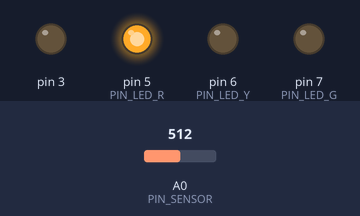
Bench run of a program on a simulated Arduino Uno, built with avr-gcc and run on an emulated ATmega328P. Parts: output pins drawn as LEDs (lit = HIGH). The test bench sets the inputs (shaded band); at power-on: A0 (PIN_SENSOR) = 512.

Above: at 1.2 s.
1.3 s: A0 (PIN_SENSOR) set to 418
2.8 s: A0 (PIN_SENSOR) set to 391
At 3.2 s:
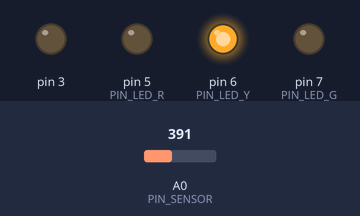
4.4 s: A0 (PIN_SENSOR) set to 214
5.9 s: A0 (PIN_SENSOR) set to 181
At 7.1 s:
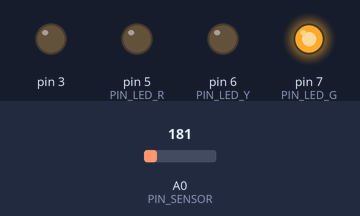
7.4 s: A0 (PIN_SENSOR) set to 210
At 8.3 s:
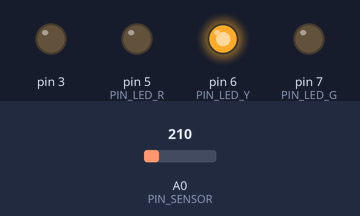
8.9 s: A0 (PIN_SENSOR) set to 190
At 9.5 s:
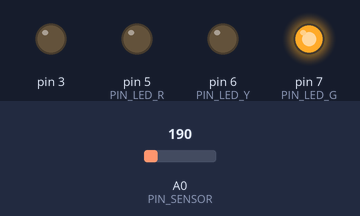
Timing chart, 0 to 11.4 s (numbered marks = the images above; inputs shaded):
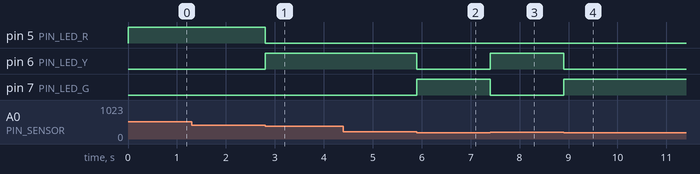

Measured:
- the behaviour switches between 400 and 399 on A0 (PIN_SENSOR) (found by bisection; images 0 and 1)
- the behaviour switches between 200 and 199 on A0 (PIN_SENSOR) (found by bisection; images 1 and 2)
- after the input at 1.3 s, every drawn part: stays the same
- after the input at 2.8 s, pin 5 (PIN_LED_R): HIGH → LOW at once; pin 6 (PIN_LED_Y): LOW → HIGH at once
- after the input at 4.4 s, every drawn part: stays the same
- after the input at 5.9 s, pin 6 (PIN_LED_Y): HIGH → LOW at once; pin 7 (PIN_LED_G): LOW → HIGH at once
- after the input at 7.4 s, pin 6 (PIN_LED_Y): LOW → HIGH at once; pin 7 (PIN_LED_G): HIGH → LOW at once
- after the input at 8.9 s, pin 6 (PIN_LED_Y): HIGH → LOW at once; pin 7 (PIN_LED_G): LOW → HIGH at once

The program:

main.cpp
```cpp
#include <Arduino.h>

#define PIN_SENSOR A0 // 압력센서가 연결된 핀
#define PIN_LED_R 5 // 빨간색 LED가 연결된 핀
#define PIN_LED_Y 6 // 노란색 LED가 연결된 핀
#define PIN_LED_G 7 // 초록색 LED가 연결된 핀

#define HAPTIC_WEAK 254/1.5
#define HAPTIC_STRONG 254/1.2

int step = 0; // 이전 압력 강도를 저장하는 변수

void doHaptic(int until) { // 햅틱을 생성하는 함수
  for(int i=0; i<until; i++) {
    analogWrite(3, i);
    delayMicroseconds(500);
  }
  analogWrite(3, 0);
}

void setup() {
  // GPIO 설정
  pinMode(PIN_LED_R, OUTPUT);
  pinMode(PIN_LED_G, OUTPUT);
  pinMode(PIN_LED_Y, OUTPUT);
}

void loop() {
  int sensorData = analogRead(PIN_SENSOR); // 압력 강도 측정

  if(sensorData < 200) { // 0단계(압력이 감지되지 않은 경우)
    // 초록색 LED ON
    digitalWrite(PIN_LED_G, HIGH);
    digitalWrite(PIN_LED_Y, LOW);
    digitalWrite(PIN_LED_R, LOW);

    if(step == 1) doHaptic(HAPTIC_WEAK); // 1단계 -> 0단계 이동 시 약한 햅틱

    step = 0; // 이전 압력 강도 저장
  } else if(sensorData >= 200 && sensorData < 400) { // 1단계 압력이 감지될 경우
    // 노란색 LED ON
    digitalWrite(PIN_LED_G, LOW);
    digitalWrite(PIN_LED_Y, HIGH);
    digitalWrite(PIN_LED_R, LOW);

    if(step == 0) doHaptic(HAPTIC_WEAK); // 0단계 -> 1단계 이동 시 약한 햅틱
    else if(step == 2) doHaptic(HAPTIC_STRONG); // 2단계 -> 1단계 이동 시 강한 햅틱

    step = 1;
  } else if(sensorData >= 400) { // 2단계 압력이 감지될 경우
    // 빨간색 LED ON
    digitalWrite(PIN_LED_G, LOW);
    digitalWrite(PIN_LED_Y, LOW);
    digitalWrite(PIN_LED_R, HIGH);

    if(step == 1) doHaptic(HAPTIC_STRONG); // 1단계 -> 2단계 이동 시 강한 햅틱

    step = 2;
  }
}
```
